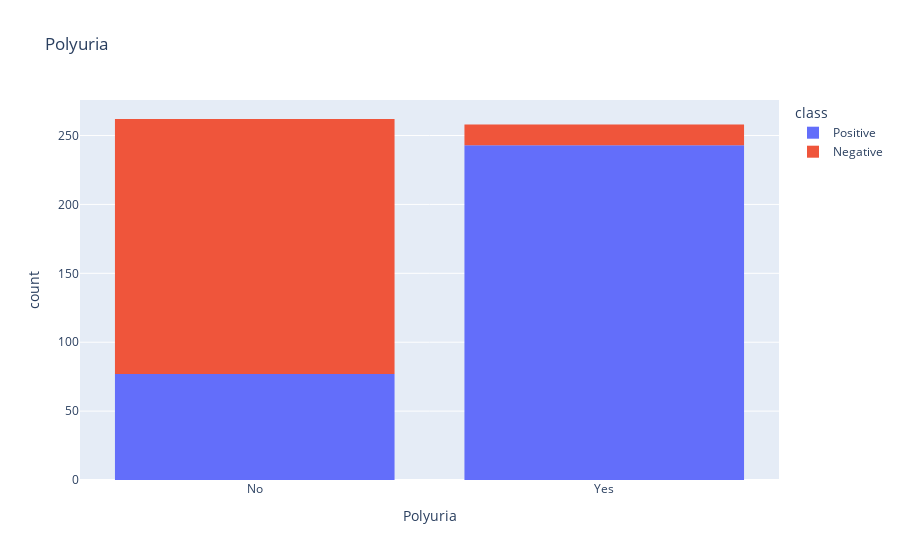

Source (notebook cell):
### Markdown cell above
##DISTRIBUTION OF POLYURIA

### Code cell
polyuria=px.histogram(Diabetes, x = 'Polyuria', color = 'class', title="Polyuria")
polyuria.show()

plttbl_polyuria= ['Polyuria', 'class']
pm = sns.light_palette("orange", as_cmap=True)
(round(pd.crosstab(Diabetes[plttbl_polyuria[0]], Diabetes[plttbl_polyuria[1]], normalize='columns') * 100,2)).style.background_gradient(cmap = pm)

### Figure 1 — Plotly figure (JSON) as saved in the notebook; plotly's stock layout.template omitted (floating-point values rounded to 4 significant figures; data arrays with more than 128 entries replaced by an {"elided": "..."} marker saying what was removed)
{"data": [{"alignmentgroup": "True", "bingroup": "x", "hovertemplate": "class=Positive<br>Polyuria=%{x}<br>count=%{y}<extra></extra>", "legendgroup": "Positive", "marker": {"color": "#636efa", "pattern": {"shape": ""}}, "name": "Positive", "offsetgroup": "Positive", "orientation": "v", "showlegend": true, "type": "histogram", "x": {"elided": "320 str values"}, "xaxis": "x", "yaxis": "y"}, {"alignmentgroup": "True", "bingroup": "x", "hovertemplate": "class=Negative<br>Polyuria=%{x}<br>count=%{y}<extra></extra>", "legendgroup": "Negative", "marker": {"color": "#EF553B", "pattern": {"shape": ""}}, "name": "Negative", "offsetgroup": "Negative", "orientation": "v", "showlegend": true, "type": "histogram", "x": {"elided": "200 str values"}, "xaxis": "x", "yaxis": "y"}], "layout": {"barmode": "relative", "legend": {"title": {"text": "class"}, "tracegroupgap": 0}, "title": {"text": "Polyuria"}, "xaxis": {"anchor": "y", "domain": [0, 1], "title": {"text": "Polyuria"}}, "yaxis": {"anchor": "x", "domain": [0, 1], "title": {"text": "count"}}}}
